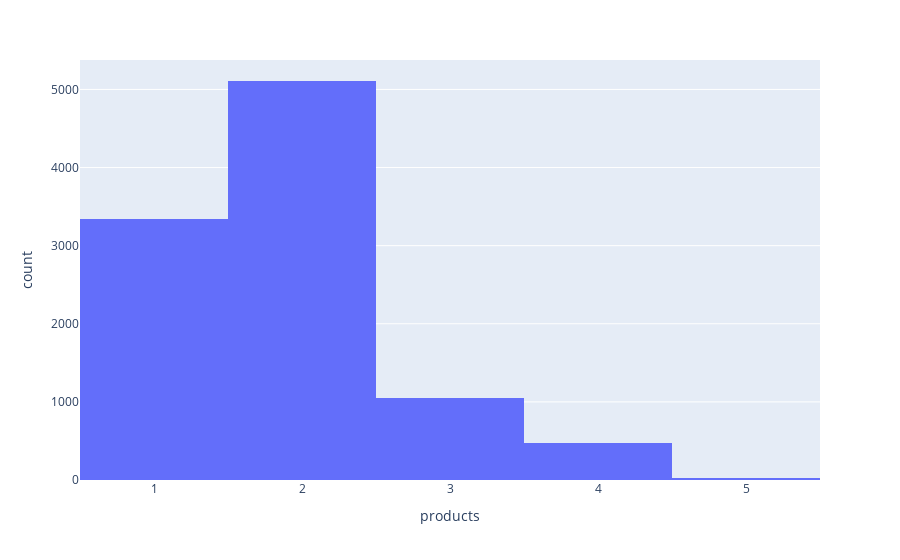

The cell this chart's notebook holds for it:
### Code cell
fig = px.histogram(df, x='products')
fig.show()

### Figure 1 — Plotly figure (JSON) as saved in the notebook; plotly's stock layout.template omitted (floating-point values rounded to 4 significant figures; data arrays with more than 128 entries replaced by an {"elided": "..."} marker saying what was removed)
{"data": [{"alignmentgroup": "True", "bingroup": "x", "hovertemplate": "products=%{x}<br>count=%{y}<extra></extra>", "legendgroup": "", "marker": {"color": "#636efa", "pattern": {"shape": ""}}, "name": "", "offsetgroup": "", "orientation": "v", "showlegend": false, "type": "histogram", "x": {"elided": "9998 int values"}, "xaxis": "x", "yaxis": "y"}], "layout": {"barmode": "relative", "legend": {"tracegroupgap": 0}, "margin": {"t": 60}, "xaxis": {"anchor": "y", "domain": [0, 1], "title": {"text": "products"}}, "yaxis": {"anchor": "x", "domain": [0, 1], "title": {"text": "count"}}}}
